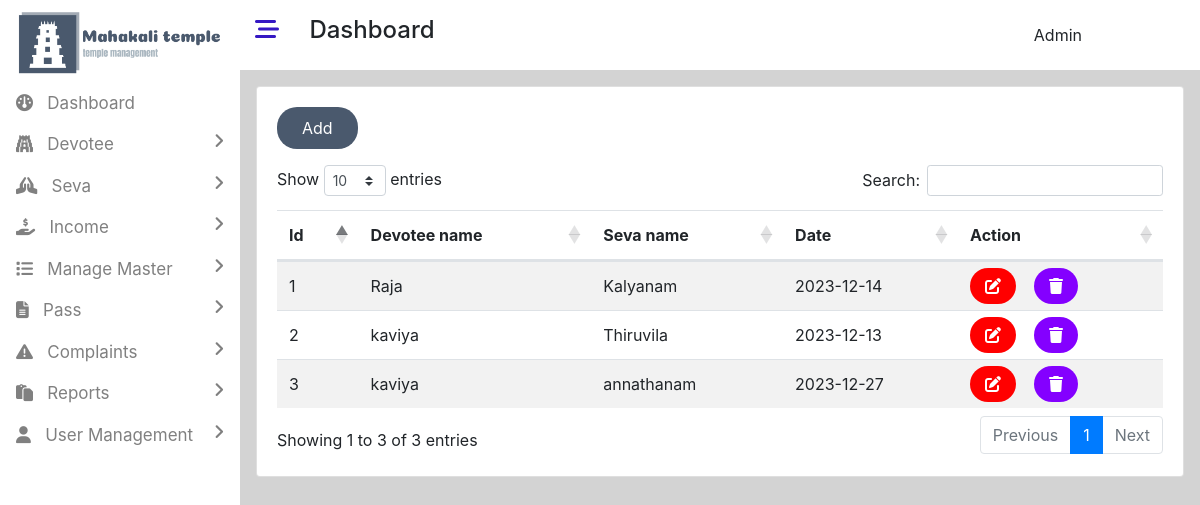
/admin/manage_schedule.php (signed in), run on the app's committed database.
### tables this page shows
CREATE TABLE `schedule` (
  `schedule_id` int(11) NOT NULL,
  `devotee_id` int(11) NOT NULL,
  `seva_id` int(11) NOT NULL,
  `date` varchar(50) NOT NULL,
  `reading_time` timestamp NOT NULL DEFAULT current_timestamp() ON UPDATE current_timestamp()
);

CREATE TABLE `devotee` (
  `devotee_id` int(11) NOT NULL,
  `devotee_name` varchar(50) NOT NULL,
  `bdate` varchar(50) NOT NULL,
  `phone` varchar(10) NOT NULL,
  `religion` varchar(10) NOT NULL,
  `state_id` int(11) NOT NULL,
  `district_id` int(11) NOT NULL,
  `taluka_id` int(11) NOT NULL,
  `status` varchar(30) NOT NULL DEFAULT 'active',
  `registered_time` timestamp NOT NULL DEFAULT current_timestamp() ON UPDATE current_timestamp()
);

CREATE TABLE `seva` (
  `seva_id` int(11) NOT NULL,
  `seva_name` varchar(50) NOT NULL,
  `charge` varchar(50) NOT NULL,
  `no_of_person` varchar(50) NOT NULL,
  `reading_time` timestamp NOT NULL DEFAULT current_timestamp() ON UPDATE current_timestamp()
);

### admin/admin_db.php (called while the page is built, shortened)
<?php
$con=mysqli_connect("localhost","root","","temple");
        ?>
            <?php
class schedule
{
    public function getSchedules()
    {
        global $con;
        $sql="select * from schedule inner join seva on schedule.seva_id=seva.seva_id inner join devotee on
        schedule.devotee_id=devotee.devotee_id";
        $result=mysqli_query($con,$sql);
        $a=[];
        while($row=mysqli_fetch_assoc($result))
        {
            array_push($a,$row);
        }
        return $a;
    }
}
        ?>

### admin/manage_schedule.php (the view, shortened to what this page needs)
<!DOCTYPE html>
<html lang="en">
<head>
    <link rel="stylesheet" href="../assets/bootstrap/bootstrap.min.css">
     <link rel="stylesheet" href="https://cdnjs.cloudflare.com/ajax/libs/twitter-bootstrap/4.5.2/css/bootstrap.css" type="text/css">
     <link rel="stylesheet" href="https://cdn.datatables.net/1.13.7/css/dataTables.bootstrap4.min.css" type="text/css">
    <link rel="stylesheet" href="https://cdnjs.cloudflare.com/ajax/libs/font-awesome/6.4.2/css/all.min.css"  />
    <link rel="stylesheet" href="css/style.css" type="text/css">
</head>
<body class="dashboard-page">
<div>
<?php
include("includes/leftbar.php");
?>
<div style="width:80%;height:110vh;" class="float-right main-content">
<?php
include("includes/header.php");
?>
<div class="container p-3">
<div class="card">
<div class="card-body">
<a href="add_schedule.php" class="btn button-color text-white px-4 py-2">Add</a>
<div class="row mt-3">
    <div class="col-md-12">
       <table id="example" class="example3 table table-striped" style="width:100%">
        <thead>
            <tr>
                <th>Id</th>
                <th>Devotee name</th>
                <th>Seva name</th>
                <th>Date</th>
                <th>Action</th>
            </tr>
        </thead>
        <tbody>
<?php
include("admin_db.php");
$obj=new schedule();
$states=$obj->getSchedules();
$i=1;
foreach($states as $state)
{
?>
<tr>
    <td><?=$i?></td>
    <td><?=$state["devotee_name"]?></td>
    <td><?=$state["seva_name"]?></td>
    <td><?=$state["date"]?></td>
    <td>
    <a href="edit_schedule.php?id=<?=$state['schedule_id']?>" id="ed-icon"><i class="fa-solid fa-pen-to-square"></i></a>
    <a href="delete_schedule.php?id=<?=$state['schedule_id']?>" id="del-icon"><i class="fa-solid fa-trash"></i></a>
    </td>
</tr>
<?php
$i++;
}
?>
        </tbody>
    </table>
    </div>
</div>
</div>
</div>
</div>
</div>
</div>
</body>
</html>

### admin/css/style.css (style rules this page uses)
.main-content { background-color:lightgray; }

### admin/manage_schedule.php (style rules this page uses)
.button-color { background-color:rgb(74,89,109); border-radius:20px; }
#ed-icon { background-color:red;padding:8px 15px;color:white;border-radius:30px; }
#del-icon { background-color:rgb(132, 0, 255);padding:8px 15px;color:white;border-radius:30px; }

### data on the page
schedule: devotee.devotee_name "Raja", seva.seva_name "Kalyanam", date "2023-12-14"
schedule: devotee.devotee_name "kaviya", seva.seva_name "Thiruvila", date "2023-12-13"
schedule: devotee.devotee_name "kaviya", seva.seva_name "annathanam", date "2023-12-27"
